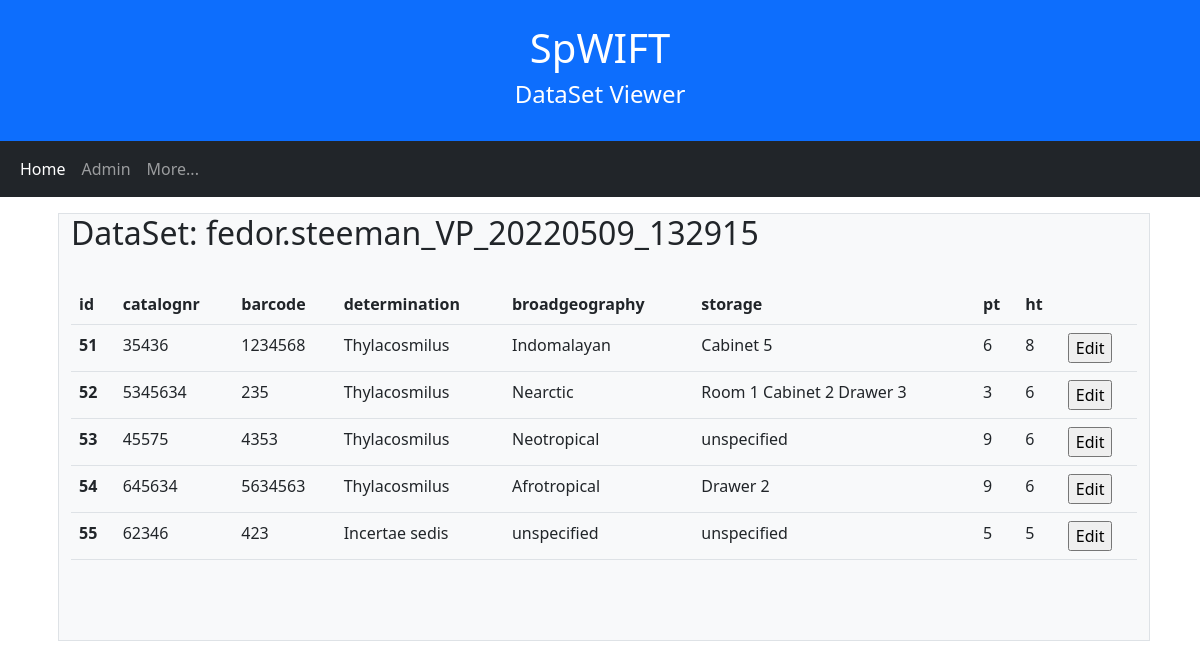
Before: /spwift/dataset/1/ with the older database file.
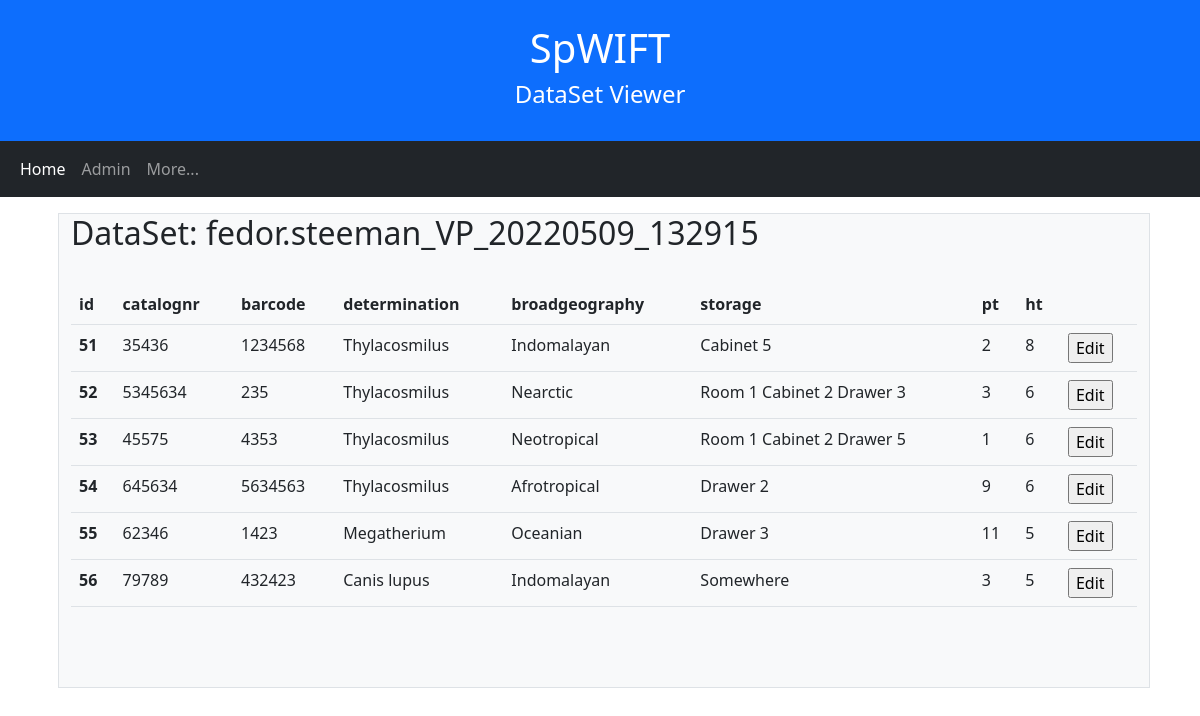
After: the same page with the newer database file.
### spwift/models.py (models this page shows, shortened)
class DataSet(models.Model):
    spid = models.IntegerField(null=True, blank=True)
    spuser = models.ForeignKey(SpecifyUser, on_delete=models.DO_NOTHING)
    name = models.CharField(max_length=128)
    collection = models.ForeignKey(Collection, on_delete=models.DO_NOTHING)
    public = models.BooleanField(null=True, blank=True)

class DataSetRow(models.Model):
    spid = models.IntegerField(null=True, blank=True)
    name = models.CharField(max_length=256, null=True, blank=True)
    dataset = models.ForeignKey(DataSet, on_delete=models.CASCADE)
    datetimecreated = models.DateTimeField(null=True, blank=True)
    datetimemodified = models.DateTimeField(null=True, blank=True)
    catalognr = models.CharField(max_length=128, null=True, blank=True)
    barcode = models.CharField(max_length=128, null=True, blank=True)
    type = models.CharField(max_length=16, null=True, blank=True)
    determination = models.CharField(max_length=256, null=True, blank=True)
    broadgeography = models.CharField(max_length=65536, null=True, blank=True)
    storage = models.CharField(max_length=65536, null=True, blank=True)
    preptypeid = models.IntegerField(null=True, blank=True)
    preptypename = models.CharField(max_length=256, null=True, blank=True)
    preptype =  models.ForeignKey(PreparationType, on_delete=models.DO_NOTHING, null=True)
    highertaxonid = models.IntegerField(null=True, blank=True)
    highertaxonname = models.CharField(max_length=256, null=True, blank=True)
    highertaxon = models.ForeignKey(HigherTaxon, on_delete=models.DO_NOTHING, null=True)

### spwift/views.py (the view)
# urls.py: path('dataset/<int:dataset_id>/', views.dataset, name='dataset'),
def dataset(request, dataset_id):
    userid = request.session.get('userid', -1)
    errormsg = ''
    context = {}
    try:
        dataset = DataSet.objects.get(pk=dataset_id)
        print(dataset.datasetrow_set.count())
        context = {
            'userid' : userid,
            'datasetid' : dataset_id,
            'dataset' : dataset,
            'datasetrows' : dataset.datasetrow_set.all(),
            'error' : errormsg,
            'hidesession' : True,
            'contentwidth' : 12,
        }
    except DataSet.DoesNotExist:
        errormsg = 'No dataset with id %s exists' % dataset_id
        context = {
            'userid' : userid,
            'datasetid' : dataset_id,
            'error' : errormsg,
            'hidesession' : True,
        }
    return render(request, 'spwift/dataset.html', context)

### spwift/templates/spwift/dataset.html (shortened to what this page needs)
{% extends "spwift/base.html" %}
{% block pagename %}DataSet Viewer{% endblock %}
{% block contenttitle %}DataSet: {{dataset.name}} {% endblock %}
{% block content %}
{% if datasetrows %}
<table class="table">
    <tr>
        <th scope="col"><b>id</b></th>
        <th scope="col"><b>catalognr</b></th>
        <th scope="col"><b>barcode</b></th>
        <th scope="col"><b>determination</b></th>
        <th scope="col"><b>broadgeography</b></th>
        <th scope="col"><b>storage</b></th>
        <th scope="col"><b>pt</b></th>
        <th scope="col"><b>ht</b></th>
        <th scope="col"><b></b></th>
    </tr>
    {%for row in datasetrows%}
    <tr>
        <th scope="row">{{row.pk}}</th>
        <td>{{row.catalognr}}</td>
        <td>{{row.barcode}}</td>
        <td>{{row.determination}}</td>
        <td>{{row.broadgeography}}</td>
        <td>{{row.storage}}</td>
        <td>{{row.preptypeid}}</td>
        <td>{{row.highertaxonid}}</td>
        <td>
            <form action="{% url 'spwift:digit' %}" method="post">{% csrf_token %}
                <input type="submit" value="Edit"/>
            </form>
        </td>
    </tr>
    {%endfor%}
</table>
{%endif%}
<p>&nbsp;</p>
<br>
{%endblock%}

### spwift/templates/spwift/base.html (shortened to what this page needs)
<!DOCTYPE html>
<html lang="en">
  <head>
    <link href="https://cdn.jsdelivr.net/npm/bootstrap@5.1.3/dist/css/bootstrap.min.css" rel="stylesheet">
  </head>
<body>
    <div class="container-fluid p-4 bg-primary text-white text-center">
        <h1>SpWIFT</h1>
        <h4>{% block pagename %}Specify Web-based Import Facilitation Tool{% endblock %}</h4>
    </div>
    <nav class="navbar navbar-expand-sm bg-dark navbar-dark">
        <div class="container-fluid">
          <ul class="navbar-nav">
            <li class="nav-item">
              <a class="nav-link active" href="/spwift">Home</a>
            </li>
            <li class="nav-item">
              <a class="nav-link" href="/admin">Admin</a>
            </li>
            <li class="nav-item">
              <a class="nav-link" href="#">More...</a>
            </li>
          </ul>
        </div>
      </nav>
<div class="container px-4">
    {% if userid %}
    <div class="container mt-3">
        <div class="row">
            <div class="col-sm-{%if contentwidth%}{{contentwidth}}{%else%}7{%endif%} bg-light border mx-1">
                <h2>{% block contenttitle %}Title{% endblock %}</h2>
                <br/>
                {% block content %}{% endblock %}
            </div>
            <br/><br/><br/>
        </div>
        <br/><br/><br/>
    </div>
    {% endif %}
</div>
</body>

Changed rows visible on the page:
changed DataSetRow "Cabinet 5": preptypeid "6" → "2"
changed DataSetRow "Neotropical": storage "unspecified" → "Room 1 Cabinet 2 Drawer 5"; preptypeid "9" → "1"
changed DataSetRow id 55: barcode "423" → "1423"; determination "Incertae sedis" → "Megatherium"; broadgeography "unspecified" → "Oceanian"; storage "unspecified" → "Drawer 3"; preptypeid "5" → "11"
added DataSetRow: pk "56", catalognr "79789", barcode "432423", determination "Canis lupus", broadgeography "Indomalayan", storage "Somewhere", preptypeid "3", highertaxonid "5"
